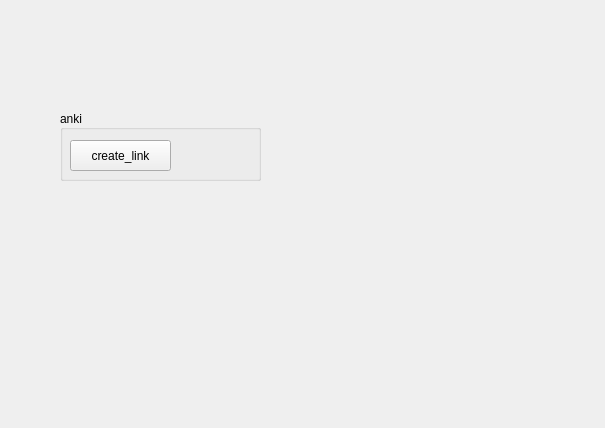
<?xml version="1.0" encoding="UTF-8"?>
<ui version="4.0">
 <class>Tools</class>
 <widget class="QWidget" name="Tools">
  <property name="geometry">
   <rect>
    <x>0</x>
    <y>0</y>
    <width>605</width>
    <height>428</height>
   </rect>
  </property>
  <property name="windowTitle">
   <string>Lvce Tools</string>
  </property>
  <widget class="QGroupBox" name="groupBox">
   <property name="geometry">
    <rect>
     <x>60</x>
     <y>110</y>
     <width>201</width>
     <height>71</height>
    </rect>
   </property>
   <property name="title">
    <string>anki</string>
   </property>
   <property name="alignment">
    <set>Qt::AlignLeading|Qt::AlignLeft|Qt::AlignVCenter</set>
   </property>
   <property name="flat">
    <bool>true</bool>
   </property>
   <widget class="QPushButton" name="anki_create_link_btn">
    <property name="geometry">
     <rect>
      <x>10</x>
      <y>30</y>
      <width>101</width>
      <height>31</height>
     </rect>
    </property>
    <property name="text">
     <string>create_link</string>
    </property>
    <property name="flat">
     <bool>false</bool>
    </property>
   </widget>
  </widget>
 </widget>
 <resources/>
 <connections/>
</ui>
